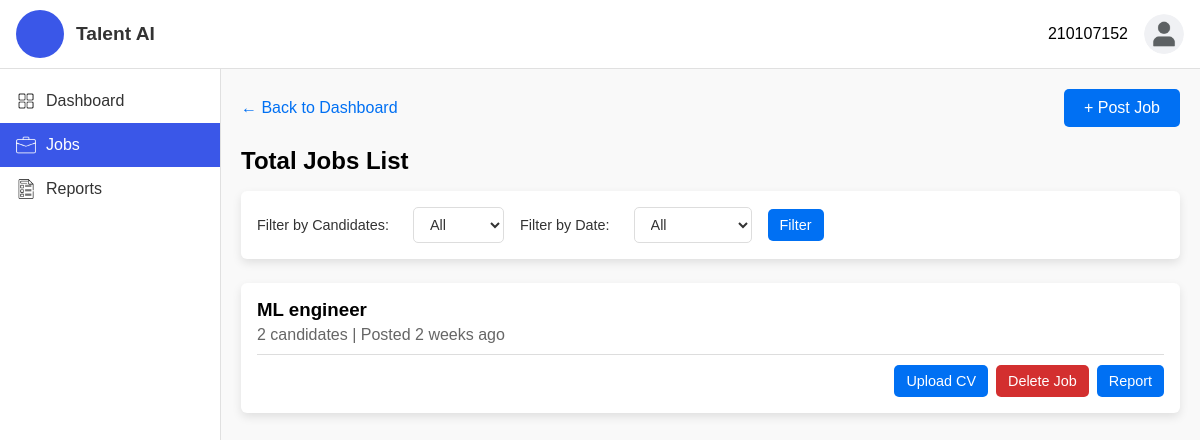
Before: /jobs/jobs-list/ (signed in) with the older database file.
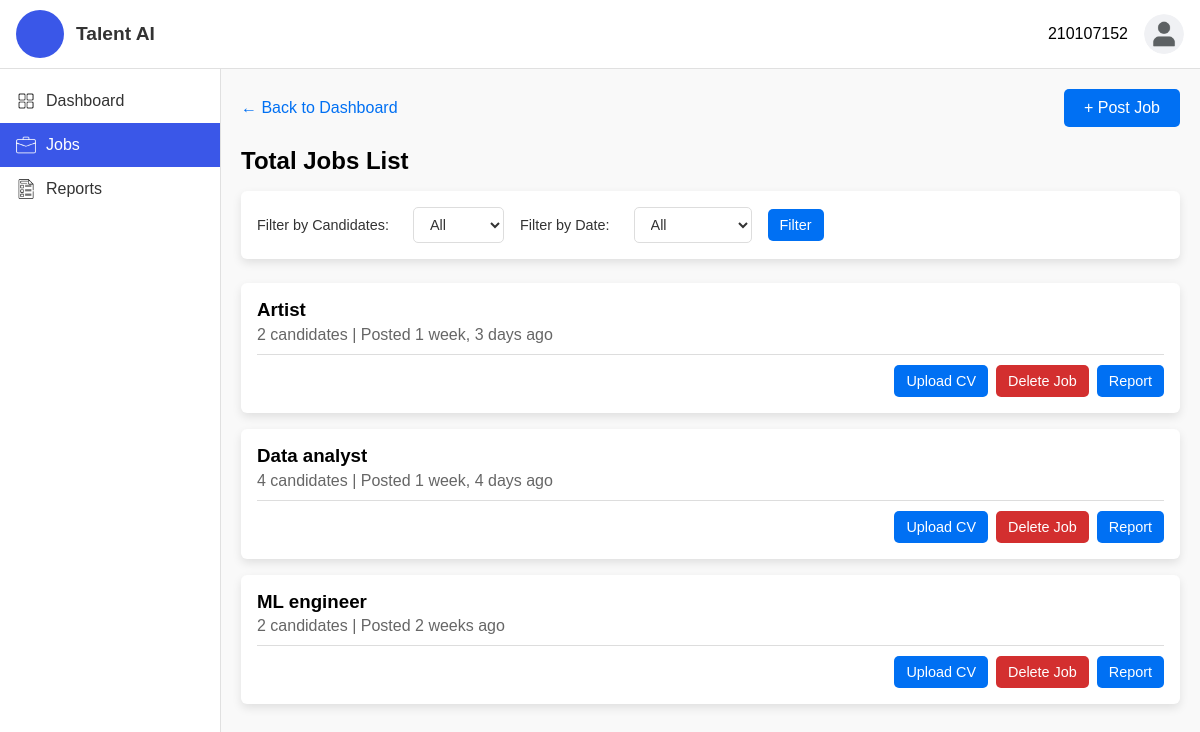
After: the same page with the newer database file.
### account/models.py (models this page shows)
class Job(models.Model):
    EMPLOYMENT_TYPE_CHOICES = [
        ('full-time', 'Full-Time'),
        ('part-time', 'Part-Time'),
        ('online', 'Online'),
    ]
    EXPERIENCE_LEVEL_CHOICES = [
        ('entry', 'Entry (0-1 years)'),
        ('mid', 'Mid (1-3 years)'),
        ('senior', 'Senior (3+ years)'),
    ]
    employer = models.ForeignKey(User, on_delete=models.CASCADE)
    job_title = models.CharField(max_length=200)
    location = models.CharField(max_length=100)
    experience_level = models.CharField(max_length=20, choices=EXPERIENCE_LEVEL_CHOICES)
    employment_type = models.CharField(max_length=20, choices=EMPLOYMENT_TYPE_CHOICES)
    requirements = models.TextField()
    skills = models.TextField()
    responsibilities = models.TextField()
    job_description = models.TextField()
    posted_at = models.DateTimeField(auto_now_add=True)
    embedded_details = models.JSONField(default=dict, blank=True, null=True)
    def __str__(self):
        return self.job_title

### jobs/views.py (the view)
# urls.py: path('jobs-list/', views.jobs_list, name='jobs_list'),
@login_required
def jobs_list(request):
    jobs_qs = Job.objects.filter(employer=request.user).order_by('-posted_at')
    candidate_filter = request.GET.get('candidate_filter', '')
    if candidate_filter == '0-10':
        jobs_qs = [job for job in jobs_qs if job.resumes.count() <= 10]
    elif candidate_filter == '10-50':
        jobs_qs = [job for job in jobs_qs if 10 < job.resumes.count() <= 50]
    elif candidate_filter == '50plus':
        jobs_qs = [job for job in jobs_qs if job.resumes.count() > 50]
    date_filter = request.GET.get('date_filter', '')
    now = timezone.localtime(timezone.now())
    if date_filter == 'today':
        day_ago = now - timezone.timedelta(days=1)
        jobs_qs = [job for job in jobs_qs if job.posted_at >= day_ago]
    elif date_filter == 'week':
        week_ago = now - timezone.timedelta(days=7)
        jobs_qs = [job for job in jobs_qs if job.posted_at >= week_ago]
    elif date_filter == 'month':
        month_ago = now - timezone.timedelta(days=30)
        jobs_qs = [job for job in jobs_qs if job.posted_at >= month_ago]
    jobs = []
    for job in jobs_qs:
        jobs.append((job,len(job.resumes.all())))
    print(jobs)
    return render(request,'jobs/jobs_list.html',{'jobs': jobs, 'active_page':'jobs'})

### jobs/templates/jobs/jobs_list.html (shortened to what this page needs)
{% extends "base.html" %}
{% load static %}
{% block extra_css %}
<link rel="stylesheet" href="{% static 'css/jobs_list.css' %}">
{% endblock %}
{% block content %}
<div class="container_jobs">
  <div class="header_jobs">
      <a href="{% url 'dashboard' %}" class="backLink">&larr; Back to Dashboard</a>
      <button class="postJobBtn" ><a href="{% url 'post_job' %}?next=jobs" style="text-decoration: none; color: white;">+ Post Job</a></button>
  </div>
  <h2 class="title">Total Jobs List</h2>
  <form method="get" class="filter-form">
    <label for="candidate_filter">Filter by Candidates:</label>
    <select name="candidate_filter" id="candidate_filter">
      <option value="">All</option>
    </select>
    <label for="date_filter">Filter by Date:</label>
    <select name="date_filter" id="date_filter">
      <option value="">All</option>
    </select>
    <button type="submit" class="btn btn-link">Filter</button>
  </form>
  <div id="jobsList">
      {% for job, resumes in jobs %}
      <div class="jobCard">
          <div class="jobInfo" >
              <h3>{{ job.job_title }}</h3>
              <p>{{ resumes }} candidate{{ resumes|pluralize }} | Posted {{ job.posted_at|timesince }} ago</p>
          </div>
          <div class="jobActions">
              <button class="uploadCvBtn"><a href="{% url 'upload_resumes' job_id=job.id %}?next=jobs" style="text-decoration: none; color: white;">Upload CV</a></button>
              <button class="deleteBtn"><a href="{% url 'jobs:delete_job' job.id %}" onclick="return confirm('Are you sure you want to delete this job?');"
                style="text-decoration: none;color: white;">Delete Job</a></button>
              <button class="reportBtn"><a href="{% url 'candidates:job_posts' job_id=job.id %}" style="text-decoration: none; color: white;">Report</a></button>
          </div>
      </div>
      {% empty %}
      <div class="jobCard">
        <div class="jobInfo" >
            <h3>No jobs found</h3>
        </div>
      </div>
      {% endfor %}
  </div>
</div>
{% endblock %}

Changed rows visible on the page:
added Job: job_title "Artist", resumes "2", posted_at "1 week, 3 days"
added Job: job_title "Data analyst", resumes "4", posted_at "1 week, 4 days"
